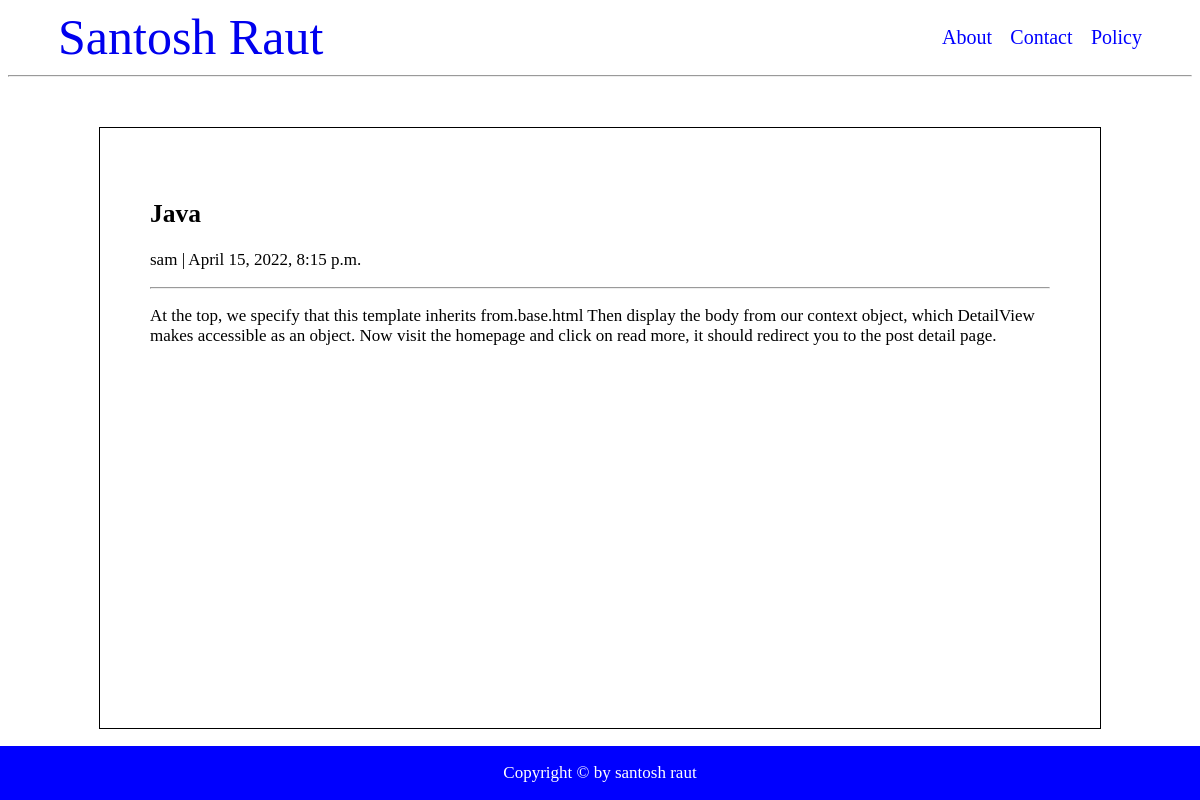
The page /java/ on the database its author committed.
### blog/models.py (models this page shows, shortened)
class Post(models.Model):
    title = models.CharField(max_length=200, unique=True)
    slug = models.SlugField(max_length=200, unique=True)
    author = models.ForeignKey(User, on_delete=models.CASCADE, related_name='blog_posts')
    created_on = models.DateTimeField(auto_now_add=True)
    updated_on = models.DateTimeField(auto_now=True)
    status = models.IntegerField(choices=STATUS, default=0)
    content = models.TextField()
    class Meta:
        ordering = ['-created_on']

### blog/views.py (the view)
# urls.py: path('<slug:slug>/',views.PostDetail.as_view(), name='post_detail')
class PostDetail(generic.DetailView):
    model = Post
    template_name = 'post_detail.html'

### templates/post_detail.html (shortened to what this page needs)
{% extends 'base.html' %}
{% block content %}
<div class="box">
    <h2>{% block title %} {{ object.title }} {% endblock title %}</h2>
    <p>{{ post.author }} | {{ post.created_on }}</p>
    <hr>
    <p>{{ object.content | safe }}</p>
</div>
{% endblock content %}

### templates/base.html (style rules this page uses)
body { font-size: 17px; }

### templates/post_detail.html (style rules this page uses)
.box { width: 900px; height: 500px; border: 1px solid black; margin: 50px auto; padding: 50px; }

### rows shown on the page
Post: title "Java", author "sam", created_on "April 15, 2022, 8:15 p.m.", content "At the top, we specify that this template inherits from.base.html Then display the body from our context object, which DetailView makes accessible as an object. Now visit the homepage and click on read more, it should redirect you to the post detail page."
